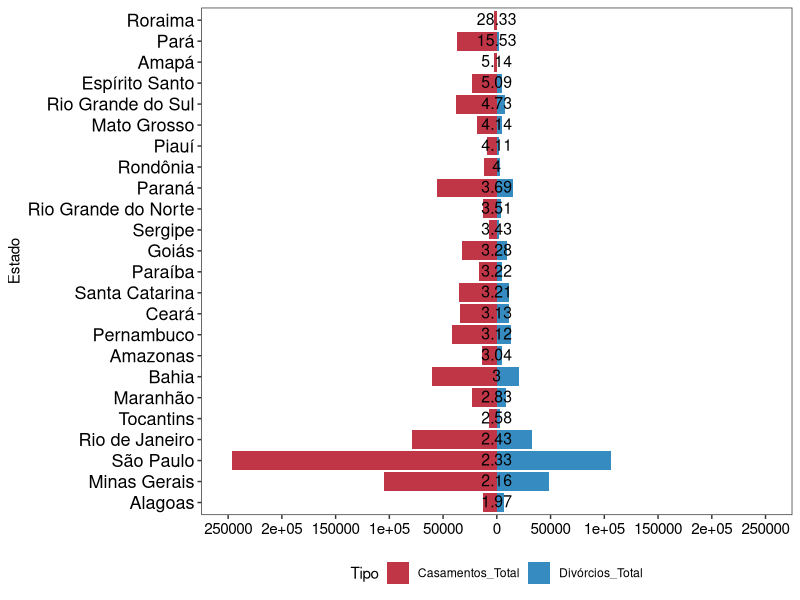
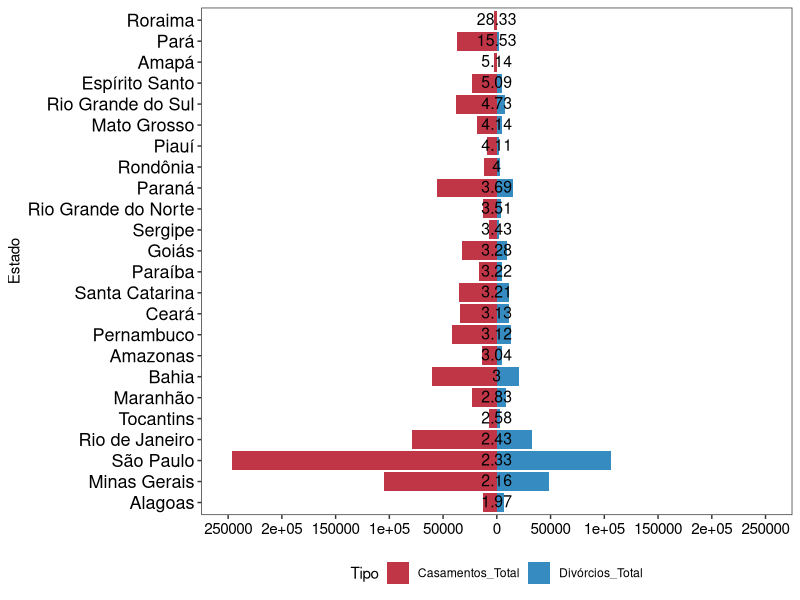

The R source for these figures, in order:
# Script para visualização de dados - 30 dias e 30 gráficos
# Prof. Giuseppe Leite
# email: ggfleite@gmail.com

# Carregar pacotes necessários
library(readxl)
library(tidyverse)
library(ggplot2)

# Carregar os dados de casamentos e divórcios em 2022
dados <- read_excel("dados_casamento_divorcio_2022.xlsx")

# Mostrar a estrutura do dataset para entender suas variáveis
str(dados)

# Preparação dos dados para o gráfico divergente
dados_long <- dados %>%
  select(Estado, Casamentos_Total, Divórcios_Total, Razao) %>%  # Selecionar colunas relevantes
  pivot_longer(cols = c(Casamentos_Total, Divórcios_Total), names_to = "Tipo", values_to = "Total") %>%  # Transformar dados para formato longo
  mutate(Total = ifelse(Tipo == "Casamentos_Total", -Total, Total),  # Negativar valores de casamentos
         Tipo = factor(Tipo, levels = c("Casamentos_Total", "Divórcios_Total")))  # Converter Tipo para fator

# Manter a mesma ordem dos estados baseada na razão
dados_long <- dados_long %>%
  arrange(Razao, Estado) %>%  # Ordenar por razão e estado
  mutate(Estado = factor(Estado, levels = unique(Estado)))  # Definir ordem dos fatores para Estado

# Criar o gráfico divergente
p1 <- ggplot() +
  geom_bar(data = dados_long, aes(x = Total, y = Estado, fill = Tipo), stat = "identity", position = "stack") +  # Gráfico de barras empilhadas
  geom_text(data = dados, aes(x = 0, y = Estado, label = round(Razao, 2)), vjust = 0.4, size = 4, color = "black") +  # Adicionar texto das razões
  scale_x_continuous(labels = abs, breaks = seq(-250000, 250000, by = 50000), limits = c(-250000, 250000)) +  # Ajustar escala do eixo x
  scale_fill_manual(values = c("Casamentos_Total" = "#c03647ff", "Divórcios_Total" = "#368cc0ff")) +  # Definir cores manuais para a legenda
  labs(x = "Total de Casamentos/Divórcios", y = "Estado", fill = "Tipo") +  # Adicionar rótulos dos eixos e legenda
  theme_bw() +  # Usar o tema de fundo branco
  theme(
    axis.line = element_line(color = 'black', linewidth = 0.01),  # Cor e espessura das linhas dos eixos
    plot.background = element_blank(),  # Remover o fundo do gráfico
    axis.text.x = element_text(colour = "black", size = 11),  # Cor e tamanho do texto do eixo x
    axis.text.y = element_text(colour = "black", size = 13),  # Cor e tamanho do texto do eixo y
    panel.grid.minor = element_blank(),  # Remover grades menores
    panel.grid.major = element_blank(),  # Remover grades maiores
    axis.title.x = element_blank(),  # Remover o título do eixo x
    legend.position = "bottom"  # Posicionar a legenda na parte inferior
  )

# Exibir o gráfico
p1

# Salvar o gráfico em formato PDF
ggsave("divergente.pdf", plot = p1, width = 9, height = 6)
